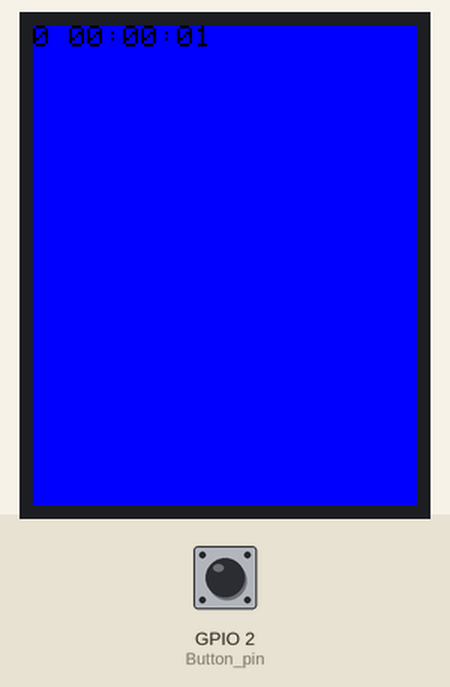
The sketch below on a simulated ESP32-S3. On the bench: 128×160 colour display. The test bench sets the inputs (shaded band); at power-on: GPIO 2 (Button_pin) HIGH. What the sketch prints to the serial monitor is not drawn.

Above: at 1.6 s.
1.7 s: GPIO 2 (Button_pin) pulled LOW for 0.15 s
At 2.4 s:
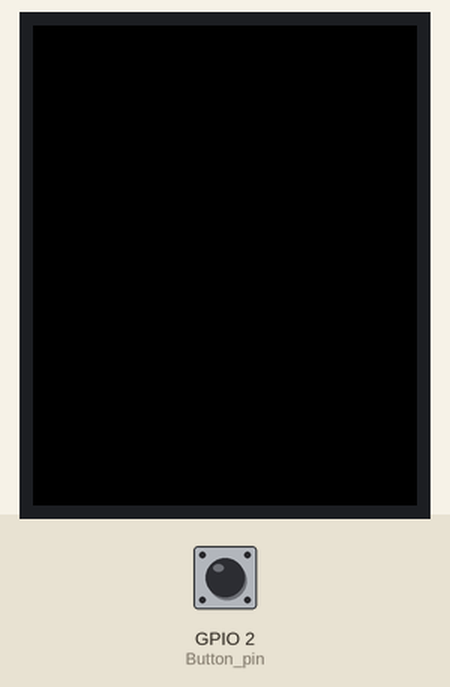
3.3 s: GPIO 2 (Button_pin) pulled LOW for 1 s
At 10.4 s:
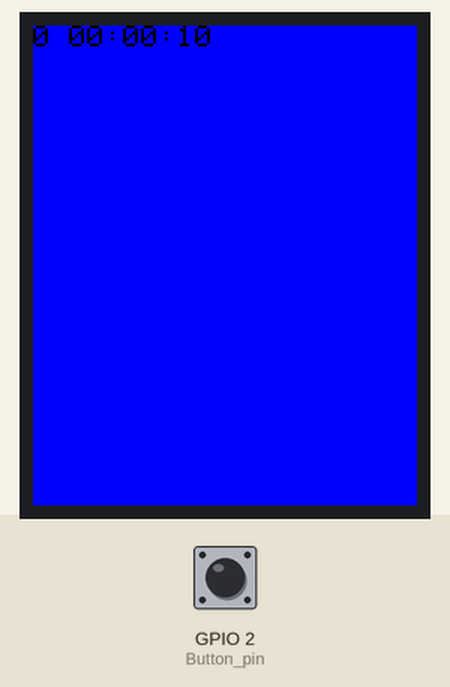
Timing chart, 0 to 11.8 s (numbered marks = the images above; inputs shaded):
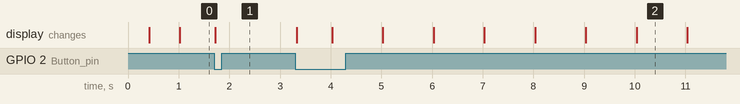

The sketch:

displayOnOffTest.ino
```cpp
// (licence header left out)
#include <Adafruit_GFX.h>    // Core graphics library
#include <Adafruit_ST7735.h> // Hardware-specific library for ST7735
#include <Adafruit_ST7789.h> // Hardware-specific library for ST7789
#include <SPI.h>

#ifdef ADAFRUIT_HALLOWING
  #define TFT_CS        39 // Hallowing display control pins: chip select
  #define TFT_RST       37 // Display reset
  #define TFT_DC        38 // Display data/command select
  #define TFT_BACKLIGHT  7 // Display backlight pin

#elif defined(ARDUINO_FEATHER_ESP32) // Feather Huzzah32
  #define TFT_CS         14
  #define TFT_RST        15
  #define TFT_DC         32

#elif defined(ESP8266)
  #define TFT_CS         4
  #define TFT_RST        16
  #define TFT_DC         5

#else
  // For the breakout board, you can use any 2 or 3 pins.
  // These pins will also work for the 1.8" TFT shield.
  #define TFT_CS        10
  #define TFT_RST        9 // Or set to -1 and connect to Arduino RESET pin
  #define TFT_DC         8
#endif

#define SerialDebugging true

// OPTION 1 (recommended) is to use the HARDWARE SPI pins, which are unique
// to each board and not reassignable. For Arduino Uno: MOSI = pin 11 and
// SCLK = pin 13. This is the fastest mode of operation and is required if
// using the breakout board's microSD card.

// For 1.44" and 1.8" TFT with ST7735 (including HalloWing) use:
Adafruit_ST7735 tft = Adafruit_ST7735(TFT_CS, TFT_DC, TFT_RST);

// For 1.3", 1.54", and 2.0" TFT with ST7789:
//Adafruit_ST7789 tft = Adafruit_ST7789(TFT_CS, TFT_DC, TFT_RST);

// OPTION 2 lets you interface the display using ANY TWO or THREE PINS,
// tradeoff being that performance is not as fast as hardware SPI above.
//#define TFT_MOSI 11  // Data out
//#define TFT_SCLK 13  // Clock out
//Adafruit_ST7735 tft = Adafruit_ST7735(TFT_CS, TFT_DC, TFT_MOSI, TFT_SCLK, TFT_RST);

// connect a push button between ground and...
const uint8_t   Button_pin              = 2;

// color definitions
const uint16_t  Display_Color_Black        = 0x0000;
const uint16_t  Display_Color_Blue         = 0x001F;
const uint16_t  Display_Color_Red          = 0xF800;
const uint16_t  Display_Color_Green        = 0x07E0;
const uint16_t  Display_Color_Cyan         = 0x07FF;
const uint16_t  Display_Color_Magenta      = 0xF81F;
const uint16_t  Display_Color_Yellow       = 0xFFE0;
const uint16_t  Display_Color_White        = 0xFFFF;

// The colors we actually want to use
uint16_t        Display_Text_Color         = Display_Color_Black;
uint16_t        Display_Backround_Color    = Display_Color_Blue;

// assume the display is off until configured in setup()
bool            isDisplayVisible        = false;

// declare size of working string buffers. Basic strlen("d hh:mm:ss") = 10
const size_t    MaxString               = 16;

// the string being displayed on the SSD1331 (initially empty)
char oldTimeString[MaxString]           = { 0 };

// the interrupt service routine affects this
volatile bool   isButtonPressed         = false;


// interrupt service routine
void senseButtonPressed() {
    if (!isButtonPressed) {
        isButtonPressed = true;
    }
}


void displayUpTime() {

    // calculate seconds, truncated to the nearest whole second
    unsigned long upSeconds = millis() / 1000;

    // calculate days, truncated to nearest whole day
    unsigned long days = upSeconds / 86400;

    // the remaining hhmmss are
    upSeconds = upSeconds % 86400;

    // calculate hours, truncated to the nearest whole hour
    unsigned long hours = upSeconds / 3600;

    // the remaining mmss are
    upSeconds = upSeconds % 3600;

    // calculate minutes, truncated to the nearest whole minute
    unsigned long minutes = upSeconds / 60;

    // the remaining ss are
    upSeconds = upSeconds % 60;

    // allocate a buffer
    char newTimeString[MaxString] = { 0 };

    // construct the string representation
    sprintf(
        newTimeString,
        "%lu %02lu:%02lu:%02lu",
        days, hours, minutes, upSeconds
    );

    // has the time string changed since the last tft update?
    if (strcmp(newTimeString,oldTimeString) != 0) {

        // yes! home the cursor
        tft.setCursor(0,0);

        // change the text color to the background color
        tft.setTextColor(Display_Backround_Color);

        // redraw the old value to erase
        tft.print(oldTimeString);

        // home the cursor
        tft.setCursor(0,0);

        // change the text color to foreground color
        tft.setTextColor(Display_Text_Color);

        // draw the new time value
        tft.print(newTimeString);

        // and remember the new value
        strcpy(oldTimeString,newTimeString);
    }
}

void setup() {

    // button press pulls pin LOW so configure HIGH
    pinMode(Button_pin,INPUT_PULLUP);

    // use an interrupt to sense when the button is pressed
    attachInterrupt(digitalPinToInterrupt(Button_pin), senseButtonPressed, FALLING);

    #if (SerialDebugging)
    Serial.begin(115200); while (!Serial); Serial.println();
    #endif

    // settling time
    delay(250);

    // ignore any power-on-reboot garbage
    isButtonPressed = false;

    #ifdef ADAFRUIT_HALLOWING
      // HalloWing is a special case. It uses a ST7735R display just like the
      // breakout board, but the orientation and backlight control are different.
      tft.initR(INITR_HALLOWING);        // Initialize HalloWing-oriented screen
      pinMode(TFT_BACKLIGHT, OUTPUT);
      digitalWrite(TFT_BACKLIGHT, HIGH); // Backlight on
    #else
      // Use this initializer if using a 1.8" TFT screen:
      tft.initR(INITR_BLACKTAB);      // Init ST7735S chip, black tab

      // OR use this initializer (uncomment) if using a 1.44" TFT:
      //tft.initR(INITR_144GREENTAB); // Init ST7735R chip, green tab

      // OR use this initializer (uncomment) if using a 0.96" 180x60 TFT:
      //tft.initR(INITR_MINI160x80);  // Init ST7735S mini display

      // OR use this initializer (uncomment) if using a 1.54" 240x240 TFT:
      //tft.init(240, 240);           // Init ST7789 240x240

      // OR use this initializer (uncomment) if using a 2.0" 320x240 TFT:
      //tft.init(240, 320);           // Init ST7789 320x240

      // SPI speed defaults to SPI_DEFAULT_FREQ defined in the library, you can override it here
      // Note that speed allowable depends on chip and quality of wiring, if you go too fast, you
      // may end up with a black screen some times, or all the time.
      //tft.setSPISpeed(40000000);
    #endif

    // initialise the display
    tft.setFont();
    tft.fillScreen(Display_Backround_Color);
    tft.setTextColor(Display_Text_Color);
    tft.setTextSize(1);

    // the display is now on
    isDisplayVisible = true;

}


void loop() {

    // unconditional display, regardless of whether display is visible
    displayUpTime();

    // has the button been pressed?
    if (isButtonPressed) {

        // yes! toggle display visibility
        isDisplayVisible = !isDisplayVisible;

        // apply
        tft.enableDisplay(isDisplayVisible);

        #if (SerialDebugging)
        Serial.print("button pressed @ ");
        Serial.print(millis());
        Serial.print(", display is now ");
        Serial.println((isDisplayVisible ? "ON" : "OFF"));
        #endif

        // confirm button handled
        isButtonPressed = false;

    }

    // no need to be in too much of a hurry
    delay(100);

}
```

Measured:
- after the input at 3.3 s, the display: first changes at once (image 2 shows a later state)
